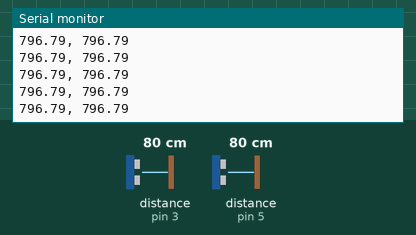
This sketch was run on a simulated Arduino Uno, built with avr-gcc and run on an emulated ATmega328P. Shown: the last lines printed to the serial monitor. Wiring (inferred from the names in the program): 2 × ultrasonic range finder: trigger pin 2, echo pin 3 / trigger pin 4, echo pin 5. The test bench sets the inputs (shaded band); at power-on: distance to the obstacle (sensors on pin 3, pin 5) 80 cm. The echo pulse lasts 58.3 µs per cm.

Above: at 1.2 s.
1.3 s: distance to the obstacle (sensor on pin 3) set to 60 cm
At 1.49 s:
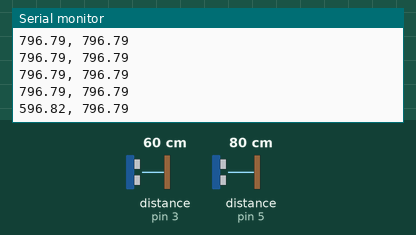
4.3 s: distance to the obstacle (sensor on pin 5) set to 2 cm
At 4.36 s:
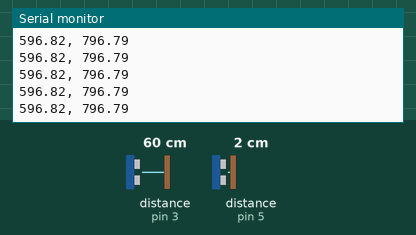
5.8 s: distance to the obstacle (sensor on pin 3) set to 2 cm
At 5.81 s:
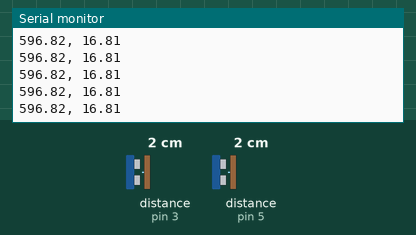
7.3 s: distance to the obstacle (sensor on pin 5) set to 4 cm
At 7.3 s:
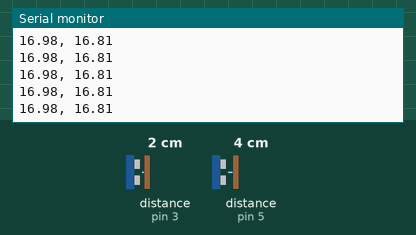
Timing chart, 0 to 9.8 s (numbered marks = the images above; inputs shaded):
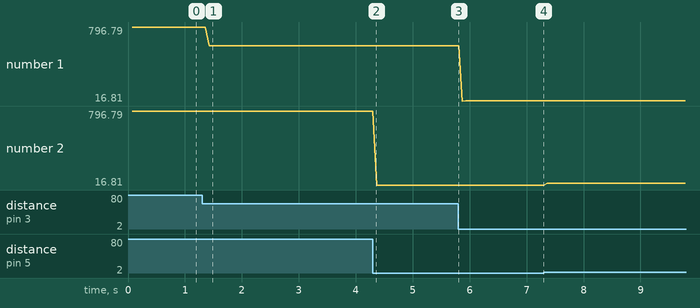

Measured:
- after the input at 1.3 s, the serial monitor: prints a new line after 0.12 s (image 1)
- plotted number 1: 796.79 → 596.82 after the input at 1.3 s, 596.82 → 16.98 after the input at 5.8 s
- plotted number 2: 796.79 → 16.81 after the input at 4.3 s, 16.81 → 36.87 after the input at 7.3 s

The sketch:

SensorTesting.ino
```cpp
#define sensorLTrigPin 2
#define sensorLEchoPin 3
#define sensorRTrigPin 4
#define sensorREchoPin 5

long trigTime;
bool respondedL = true, respondedR = true;
bool trigTurn = true;
bool trigWaiting = false;
float disL = 0, disR = 0;
long trigDelay = 0;
bool trigInterval = false;

void setup() {
    pinMode(sensorLTrigPin, OUTPUT);
    pinMode(sensorLEchoPin, INPUT);
    pinMode(sensorRTrigPin, OUTPUT);
    pinMode(sensorREchoPin, INPUT);
    Serial.begin(115200);

    //attachInterrupt(digitalPinToInterrupt(sensorLEchoPin), getDistanceL, RISING);
    //attachInterrupt(digitalPinToInterrupt(sensorREchoPin), getDistanceR, RISING);
}

void loop() {
    checkDistance();
    Serial.print(disL);
    Serial.print(", ");
    Serial.println(disR);
    /*
    if (!trigWaiting) {
      if (trigTurn) {
        digitalWrite(sensorLTrigPin, LOW);
        delayMicroseconds(2);
        digitalWrite(sensorLTrigPin, HIGH);
        delayMicroseconds(10);
        digitalWrite(sensorLTrigPin, LOW);
      } else {
        digitalWrite(sensorRTrigPin, LOW);
        delayMicroseconds(2);
        digitalWrite(sensorRTrigPin, HIGH);
        delayMicroseconds(10);
        digitalWrite(sensorRTrigPin, LOW);
      }
      trigTime = micros();
      trigTurn = !trigTurn;
      trigWaiting = true;
    } else {
      if (digitalRead(sensorLEchoPin) == HIGH) {
        long currentTime = micros();
        disL = (currentTime - trigTime) * 0.343 / 2;
        trigDelay = millis();
        trigInterval = true;
        Serial.print(disL);
        Serial.print(", ");
        Serial.println(disR);
      }
      if (digitalRead(sensorREchoPin) == HIGH) {
        long currentTime = micros();
        disL = (currentTime - trigTime) * 0.343 / 2;
        trigDelay = millis();
        trigInterval = true;
        Serial.print(disL);
        Serial.print(", ");
        Serial.println(disR);
      }
      if (trigInterval && millis() - trigDelay > 60) {
        trigWaiting = false;
        trigInterval = false;
      }
    }

    /**/
}

float getDistance()
{
    digitalWrite(sensorLTrigPin, LOW);
    delayMicroseconds(2);
    digitalWrite(sensorLTrigPin, HIGH);
    delayMicroseconds(10);
    digitalWrite(sensorLTrigPin, LOW);
    float duration = pulseIn(sensorLEchoPin, HIGH);
    float distance = duration * 0.343 / 2;
    return distance;
}

void checkDistance()
{
    digitalWrite(sensorLTrigPin, LOW);
    delayMicroseconds(2);
    digitalWrite(sensorLTrigPin, HIGH);
    delayMicroseconds(10);
    digitalWrite(sensorLTrigPin, LOW);
    float duration = pulseIn(sensorLEchoPin, HIGH);
    disL = duration * 0.343 / 2;
    delay(60);
    digitalWrite(sensorRTrigPin, LOW);
    delayMicroseconds(2);
    digitalWrite(sensorRTrigPin, HIGH);
    delayMicroseconds(10);
    digitalWrite(sensorRTrigPin, LOW);
    duration = pulseIn(sensorREchoPin, HIGH);
    disR = duration * 0.343 / 2;
}

void getDistanceL() {
  long currentTime = micros();
  disL = (currentTime - trigTime) * 0.343 / 2;
  trigDelay = millis();
  trigInterval = true;
  Serial.print(disL);
  Serial.print(", ");
  Serial.println(disR);
}

void getDistanceR() {
  long currentTime = micros();
  disL = (currentTime - trigTime) * 0.343 / 2;
  trigDelay = millis();
  trigInterval = true;
  Serial.print(disL);
  Serial.print(", ");
  Serial.println(disR);
}

/*
    float distance = getDistance();
    Serial.print("Distance: ");
    Serial.print(distance);
    Serial.println(" mm");
    delay(1000);
*/
```
